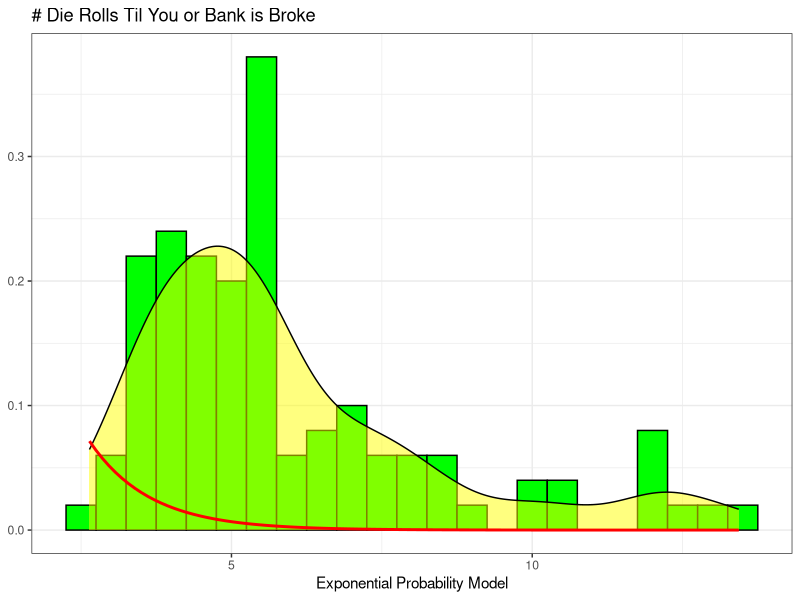

Write R code to recreate this figure.
## ---- chunk 1
library(ggplot2)
n <- 100     # number of trials
length <- numeric(n)
sum(sample(c(-1,1),n,replace=TRUE))

for (j in 1:n){
  you <- 10    # starting $
  bank <- 1000   # starting $
  i <- 0       # counter for broke
  while (you >= 1 & bank >= 1){
    toss <- sample(0:1,1) # 0 = tails, 1 = heads
    you <- you + 2*toss -1
    bank <- bank - 2*toss +1
    i <- i +1
    you
    bank
    i
  }
  length[j] <- i
}
length
summary(length)

# Try exponential plot to lessen gaps
loglen <- log(length)
len.df <- data.frame(loglen)
logmean <- mean(loglen)
logmid <- median(loglen)
logsd <- sd(loglen)
logiqr <- IQR(loglen)

# Histogram of no. trial til broke
ggplot(len.df, aes(x = loglen)) +
  geom_histogram(aes(y = ..density..),      
                   binwidth=.5,
                   colour="black", fill="green") +
  geom_density(alpha=.5, fill="yellow")   +
  stat_function(fun = dexp, arg = list(rate = 1/logmean), size = 1, colour = "red") +
  labs(x = "Exponential Probability Model", y = NULL, title = "# Die Rolls Til You or Bank is Broke") + 
  theme_bw() 

